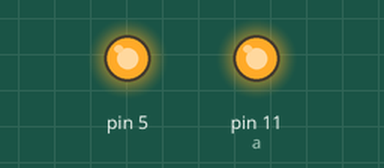
Recording of a sketch running on a simulated Arduino Uno, built with avr-gcc and run on an emulated ATmega328P. Shown: output pins drawn as LEDs (lit = HIGH).

Above: at 1.0 s.
At 3.0 s:
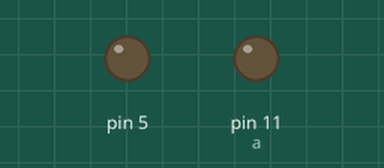
Timing chart, 0 to 5.2 s (numbered marks = the images above):
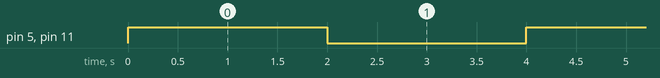

The sketch:

sketch_may04a.ino
```cpp
int a=11;
void setup() {
 pinMode(a,OUTPUT);
 pinMode(5,OUTPUT);
}

void loop() {
 digitalWrite(a,HIGH);
 digitalWrite(5,HIGH);
 delay(2000);
 digitalWrite(a,LOW);
 digitalWrite(5,LOW);
 delay(2000);
}
```

Measured:
- by itself, pin 5, pin 11 (a): alternates HIGH for 2.0 s and LOW for 2.0 s
